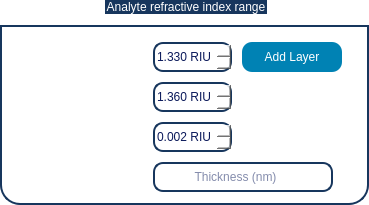
                   <widget class="QGroupBox" name="gb_analyte">
                    <property name="styleSheet">
                     <string notr="true">
QGroupBox  {
	font: 14pt &quot;Ubuntu&quot;;
	background-color: rgba(255, 255, 255,70);
    border: 2px solid;
    border-color: #FF17365D;
    margin-top: 25px;
	margin-bottom: 0px;
    border-bottom-left-radius: 20px;
	border-bottom-right-radius: 20px;
}

QGroupBox::title  {
    subcontrol-origin: margin;
    subcontrol-position: top center;
    padding: 5px 8000px 5px 8000px;
    background-color: #FF17365D;
    color: rgb(255, 255, 255);
}
</string>
                    </property>
                    <property name="title">
                     <string>Analyte refractive index range</string>
                    </property>
                    <layout class="QGridLayout" name="gridLayout_7">
                     <property name="leftMargin">
                      <number>25</number>
                     </property>
                     <property name="topMargin">
                      <number>15</number>
                     </property>
                     <property name="rightMargin">
                      <number>25</number>
                     </property>
                     <property name="spacing">
                      <number>10</number>
                     </property>
                     <item row="0" column="1">
                      <widget class="QDoubleSpinBox" name="doubleSpinBox_7">
                       <property name="minimumSize">
                        <size>
                         <width>0</width>
                         <height>30</height>
                        </size>
                       </property>
                       <property name="styleSheet">
                        <string notr="true">
QDoubleSpinBox
{
color: rgb(10, 25, 90);
font: 700 12pt &quot;Ubuntu&quot;;
border: 2px solid;
border-color: #FF17365D;
background-color: rgba(255, 255, 255,210);
border-radius:10px;
}

QDoubleSpinBox::up-button
{
    border-left-width: 1px;
    border-left-color: darkgray;
    border-left-style: solid; /* just a single line */
    border-top-right-radius: 3px; /* same radius as the QComboBox */
    border-bottom-right-radius: 3px;
	image: url(:/icons/icons/arrow-up.png);
	width: 25;
}
QDoubleSpinBox::down-button
{
    border-left-width: 1px;
    border-left-color: darkgray;
    border-left-style: solid; /* just a single line */
    border-top-right-radius: 3px; /* same radius as the QComboBox */
    border-bottom-right-radius: 3px;
	image: url(:/icons/icons/arrow-down.png);
	width: 25;
}</string>
                       </property>
                       <property name="suffix">
                        <string> RIU</string>
                       </property>
                       <property name="decimals">
                        <number>3</number>
                       </property>
                       <property name="minimum">
                        <double>1.000000000000000</double>
                       </property>
                       <property name="maximum">
                        <double>5.000000000000000</double>
                       </property>
                       <property name="singleStep">
                        <double>0.001000000000000</double>
                       </property>
                       <property name="value">
                        <double>1.330000000000000</double>
                       </property>
                      </widget>
                     </item>
                     <item row="0" column="2">
                      <widget class="QPushButton" name="btn_add_analyte_3">
                       <property name="minimumSize">
                        <size>
                         <width>100</width>
                         <height>30</height>
                        </size>
                       </property>
                       <property name="maximumSize">
                        <size>
                         <width>200</width>
                         <height>16777215</height>
                        </size>
                       </property>
                       <property name="cursor">
                        <cursorShape>PointingHandCursor</cursorShape>
                       </property>
                       <property name="styleSheet">
                        <string notr="true">QPushButton{
	font: 400 11pt &quot;Ubuntu&quot;;
	color: rgb(255, 255,255);
	background-color: rgb(0, 130, 180);
	border-color: rgb(0, 100, 130);
	border-width: 2px;
	border-radius:10px;
}

QPushButton:hover{
	background-color: rgb(00, 140, 70);
	border-color: rgb(0, 120, 40);
	width: 40;
	height: 35;
}</string>
                       </property>
                       <property name="text">
                        <string>Add Layer</string>
                       </property>
                      </widget>
                     </item>
                     <item row="1" column="0">
                      <widget class="QLabel" name="label_21">
                       <property name="styleSheet">
                        <string notr="true">font: 14pt &quot;Ubuntu&quot;;</string>
                       </property>
                       <property name="text">
                        <string>&lt;html&gt;&lt;head/&gt;&lt;body&gt;&lt;p&gt;&lt;span style=&quot; color:#ffffff;&quot;&gt;Final refractive index:&lt;/span&gt;&lt;/p&gt;&lt;/body&gt;&lt;/html&gt;</string>
                       </property>
                      </widget>
                     </item>
                     <item row="2" column="0">
                      <widget class="QLabel" name="label_22">
                       <property name="styleSheet">
                        <string notr="true">font: 14pt &quot;Ubuntu&quot;;</string>
                       </property>
                       <property name="text">
                        <string>&lt;html&gt;&lt;head/&gt;&lt;body&gt;&lt;p&gt;&lt;span style=&quot; color:#ffffff;&quot;&gt;Refractive index step:&lt;/span&gt;&lt;/p&gt;&lt;/body&gt;&lt;/html&gt;</string>
                       </property>
                      </widget>
                     </item>
                     <item row="2" column="1">
                      <widget class="QDoubleSpinBox" name="doubleSpinBox_9">
                       <property name="minimumSize">
                        <size>
                         <width>0</width>
                         <height>30</height>
                        </size>
                       </property>
                       <property name="styleSheet">
                        <string notr="true">
QDoubleSpinBox
{
color: rgb(10, 25, 90);
font: 700 12pt &quot;Ubuntu&quot;;
border: 2px solid;
border-color: #FF17365D;
background-color: rgba(255, 255, 255,210);
border-radius:10px;
}

QDoubleSpinBox::up-button
{
    border-left-width: 1px;
    border-left-color: darkgray;
    border-left-style: solid; /* just a single line */
    border-top-right-radius: 3px; /* same radius as the QComboBox */
    border-bottom-right-radius: 3px;
	image: url(:/icons/icons/arrow-up.png);
	width: 25;
}
QDoubleSpinBox::down-button
{
    border-left-width: 1px;
    border-left-color: darkgray;
    border-left-style: solid; /* just a single line */
    border-top-right-radius: 3px; /* same radius as the QComboBox */
    border-bottom-right-radius: 3px;
	image: url(:/icons/icons/arrow-down.png);
	width: 25;
}</string>
                       </property>
                       <property name="suffix">
                        <string> RIU</string>
                       </property>
                       <property name="decimals">
                        <number>3</number>
                       </property>
                       <property name="maximum">
                        <double>3.000000000000000</double>
                       </property>
                       <property name="singleStep">
                        <double>0.001000000000000</double>
                       </property>
                       <property name="value">
                        <double>0.002000000000000</double>
                       </property>
                      </widget>
                     </item>
                     <item row="1" column="1">
                      <widget class="QDoubleSpinBox" name="doubleSpinBox_8">
                       <property name="minimumSize">
                        <size>
                         <width>0</width>
                         <height>30</height>
                        </size>
                       </property>
                       <property name="styleSheet">
                        <string notr="true">
QDoubleSpinBox
{
color: rgb(10, 25, 90);
font: 700 12pt &quot;Ubuntu&quot;;
border: 2px solid;
border-color: #FF17365D;
background-color: rgba(255, 255, 255,210);
border-radius:10px;
}

QDoubleSpinBox::up-button
{
    border-left-width: 1px;
    border-left-color: darkgray;
    border-left-style: solid; /* just a single line */
    border-top-right-radius: 3px; /* same radius as the QComboBox */
    border-bottom-right-radius: 3px;
	image: url(:/icons/icons/arrow-up.png);
	width: 25;
}
QDoubleSpinBox::down-button
{
    border-left-width: 1px;
    border-left-color: darkgray;
    border-left-style: solid; /* just a single line */
    border-top-right-radius: 3px; /* same radius as the QComboBox */
    border-bottom-right-radius: 3px;
	image: url(:/icons/icons/arrow-down.png);
	width: 25;
}</string>
                       </property>
                       <property name="suffix">
                        <string> RIU</string>
                       </property>
                       <property name="decimals">
                        <number>3</number>
                       </property>
                       <property name="minimum">
                        <double>1.000000000000000</double>
                       </property>
                       <property name="maximum">
                        <double>5.000000000000000</double>
                       </property>
                       <property name="singleStep">
                        <double>0.001000000000000</double>
                       </property>
                       <property name="value">
                        <double>1.360000000000000</double>
                       </property>
                      </widget>
                     </item>
                     <item row="0" column="0">
                      <widget class="QLabel" name="label_20">
                       <property name="styleSheet">
                        <string notr="true">font: 14pt &quot;Ubuntu&quot;;</string>
                       </property>
                       <property name="text">
                        <string>&lt;html&gt;&lt;head/&gt;&lt;body&gt;&lt;p&gt;&lt;span style=&quot; color:#ffffff;&quot;&gt;Initial refractive index:&lt;/span&gt;&lt;/p&gt;&lt;/body&gt;&lt;/html&gt;</string>
                       </property>
                      </widget>
                     </item>
                     <item row="3" column="0">
                      <widget class="QLabel" name="label_30">
                       <property name="styleSheet">
                        <string notr="true">font: 14pt &quot;Ubuntu&quot;;</string>
                       </property>
                       <property name="text">
                        <string>&lt;html&gt;&lt;head/&gt;&lt;body&gt;&lt;p&gt;&lt;span style=&quot; color:#ffffff;&quot;&gt;Thickness (nm):&lt;/span&gt;&lt;/p&gt;&lt;/body&gt;&lt;/html&gt;</string>
                       </property>
                      </widget>
                     </item>
                     <item row="3" column="1" colspan="2">
                      <widget class="QLineEdit" name="thickness_4">
                       <property name="minimumSize">
                        <size>
                         <width>0</width>
                         <height>30</height>
                        </size>
                       </property>
                       <property name="maximumSize">
                        <size>
                         <width>180</width>
                         <height>16777215</height>
                        </size>
                       </property>
                       <property name="styleSheet">
                        <string notr="true"> padding: 1px 18px 1px 3px;
color: rgb(10, 25, 90);
font: 700 12pt &quot;Ubuntu&quot;;
 border: 2px solid;
border-color: #FF17365D;
background-color: rgba(255, 255, 255,210);
border-radius:10px;</string>
                       </property>
                       <property name="alignment">
                        <set>Qt::AlignCenter</set>
                       </property>
                       <property name="placeholderText">
                        <string>Thickness (nm)</string>
                       </property>
                      </widget>
                     </item>
                    </layout>
                   </widget>
